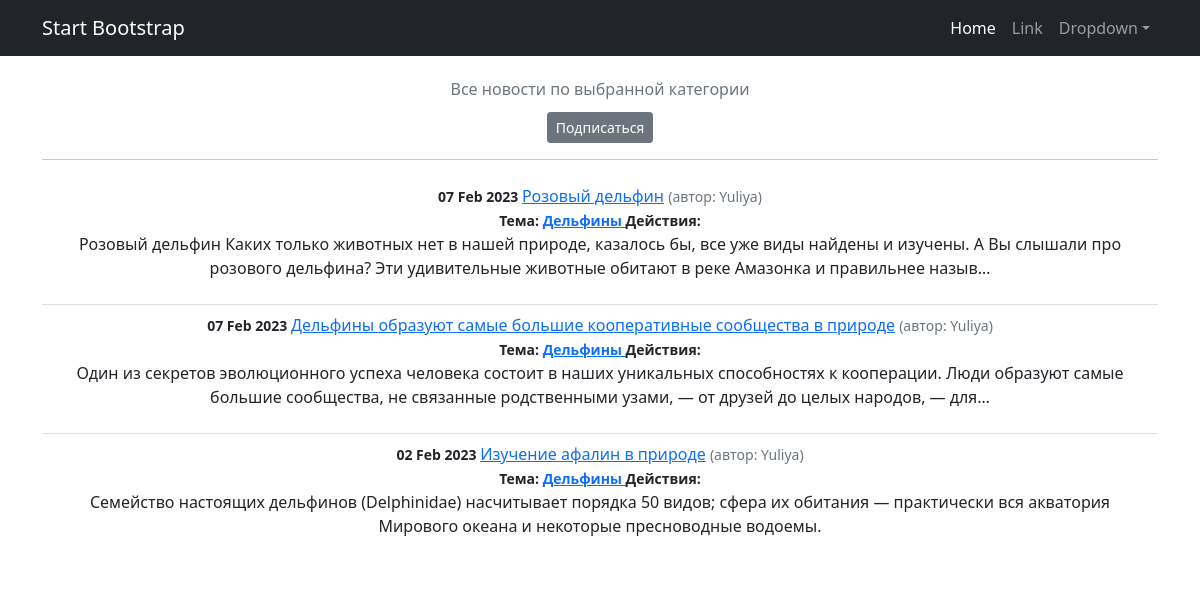
Screenshot of /news/categories/4 with the database file from the repository.
### news/models.py (models this page shows, shortened)
class Post(models.Model):
    author = models.ForeignKey(Author, on_delete=models.CASCADE)
    NEWS = 'NW'
    ARTICLE = 'AR'
    CATEGORY_CHOICES = (
        (NEWS, 'Новость'),
        (ARTICLE, 'Статья'),
    )
    categoryType = models.CharField(max_length=2, choices=CATEGORY_CHOICES, default=ARTICLE)
    dateCreation = models.DateTimeField(auto_now_add=True)
    postCategory = models.ManyToManyField(Category, through='PostCategory')
    title = models.CharField(max_length=128)
    text = models.TextField()
    rating = models.SmallIntegerField(default=0)

class Author(models.Model):
    authorUser = models.OneToOneField(User, on_delete=models.CASCADE)
    ratingAuthor = models.SmallIntegerField(default=0)
    def __str__(self):
        return f'{self.authorUser.username}'

class Category(models.Model):
    name = models.CharField(max_length=64, unique=True)
    subscribers = models.ManyToManyField(User, related_name='categories')
    def __str__(self):
        return self.name
    class Meta:
        verbose_name = 'Категория'
        verbose_name_plural = 'Категории'

### news/views.py (the view)
# urls.py: path('categories/<int:pk>', CategoryListView.as_view(), name='category_list'),
class CategoryListView(ListView):
    model = Post
    template_name = 'category_list.html'
    context_object_name = 'category_news_list'
    def get_queryset(self):
        self.category = get_object_or_404(Category, id=self.kwargs['pk'])
        queryset = Post.objects.filter(postCategory=self.category).order_by('-dateCreation')
        return queryset
    def get_context_data(self, **kwargs):
        context = super().get_context_data(**kwargs)
        context['is_not_subscribers'] = self.request.user not in self.category.subscribers.all()
        context['category'] = self.category
        return context

### templates/category_list.html (shortened to what this page needs)
{% extends 'flatpages/default.html' %}
{% load custom_filters %}
{% load custom_tags %}
{% block content %}
   <h1 class="text-center"><span class="text-muted fs-6 fw-normal">Все новости по выбранной категории</span></h1>
      {% if is_not_subscribers %}
          <p class="text-center"><a href="{% url 'subscribe' category.id %}" class="btn btn-secondary btn-sm ">Подписаться</a> </p>
       {% endif %}
<hr>
<ul class="list-group list-group-flush">
    {% for post in category_news_list %}
       <li class="list-group-item">
           <small class="fw-bold">{{ post.dateCreation|date:'d M Y ' }}</small>
           <a href="{% url 'post_detail' post.id %}">{{ post.title }}</a>
           <small class="text-muted">(автор: {{ post.author }})</small><br>
           <small class="fw-bold">Тема:
               {% for category in post.postCategory.all %}
               <a href="{% url 'category_list' category.id %}"> {{ category }} </a>
               {% endfor %}
           </small>
           <td>
           <small class="fw-bold">Действия:
           </small>
           </td>
           <p>{{ post.text |truncatechars:210}}</p>
       </li>
    {% endfor %}
</ul>
{% endblock content %}

### rows the page displays
Post: dateCreation "07 Feb 2023", title "Розовый дельфин", author "Yuliya", text "Розовый дельфин Каких только животных нет в нашей природе, казалось бы, все уже виды найдены и изучены. А Вы слышали про розового дельфина? Эти удивительные животные обитают в реке Амазонка и правильнее назыв…"
Category: name "Дельфины"
Post: dateCreation "07 Feb 2023", title "Дельфины образуют самые большие кооперативные сообщества в природе", author "Yuliya", text "Один из секретов эволюционного успеха человека состоит в наших уникальных способностях к кооперации. Люди образуют самые большие сообщества, не связанные родственными узами, — от друзей до целых народов, — для…"
Post: dateCreation "02 Feb 2023", title "Изучение афалин в природе", author "Yuliya", text "Семейство настоящих дельфинов (Delphinidae) насчитывает порядка 50 видов; сфера их обитания — практически вся акватория Мирового океана и некоторые пресноводные водоемы."
